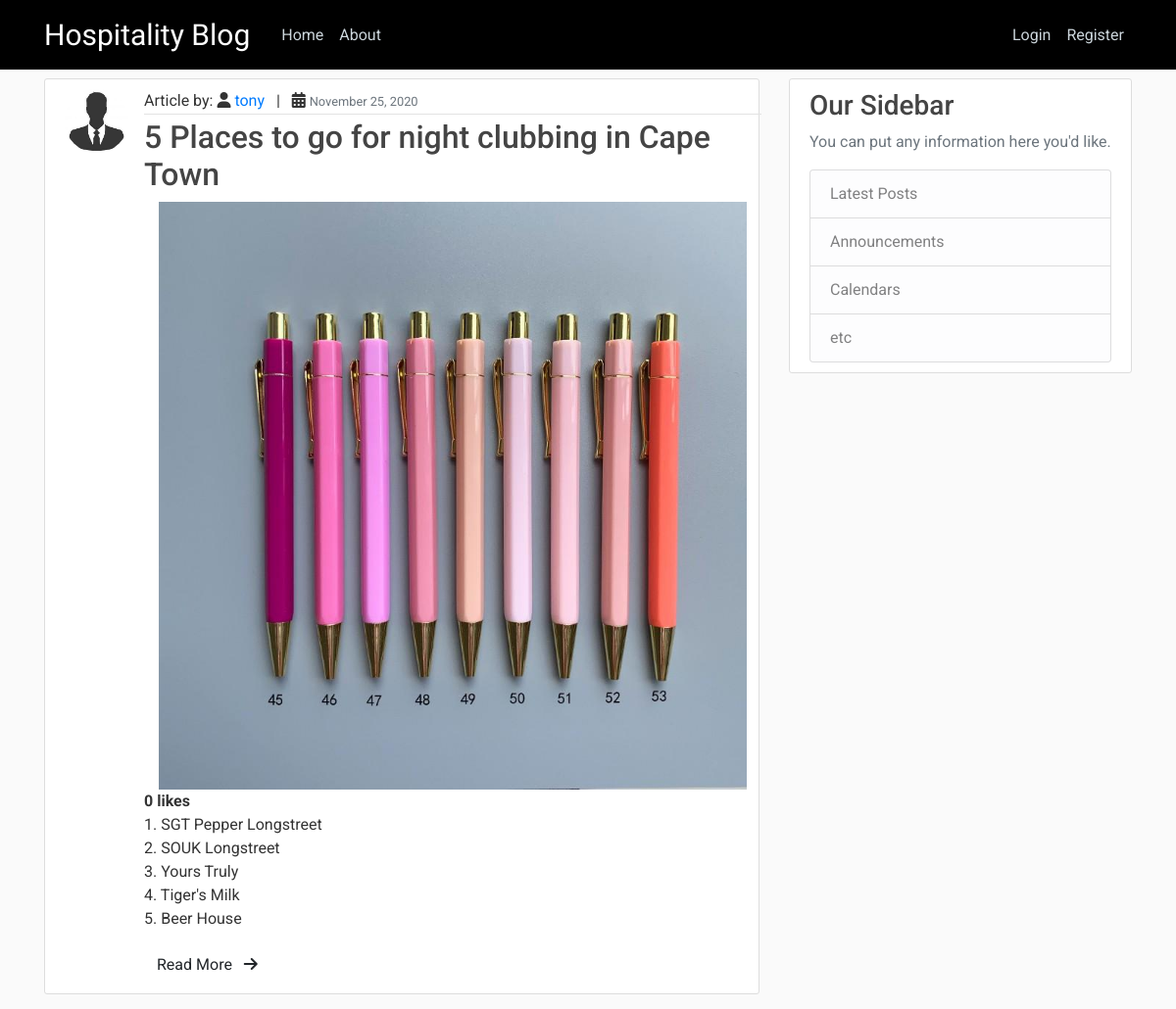
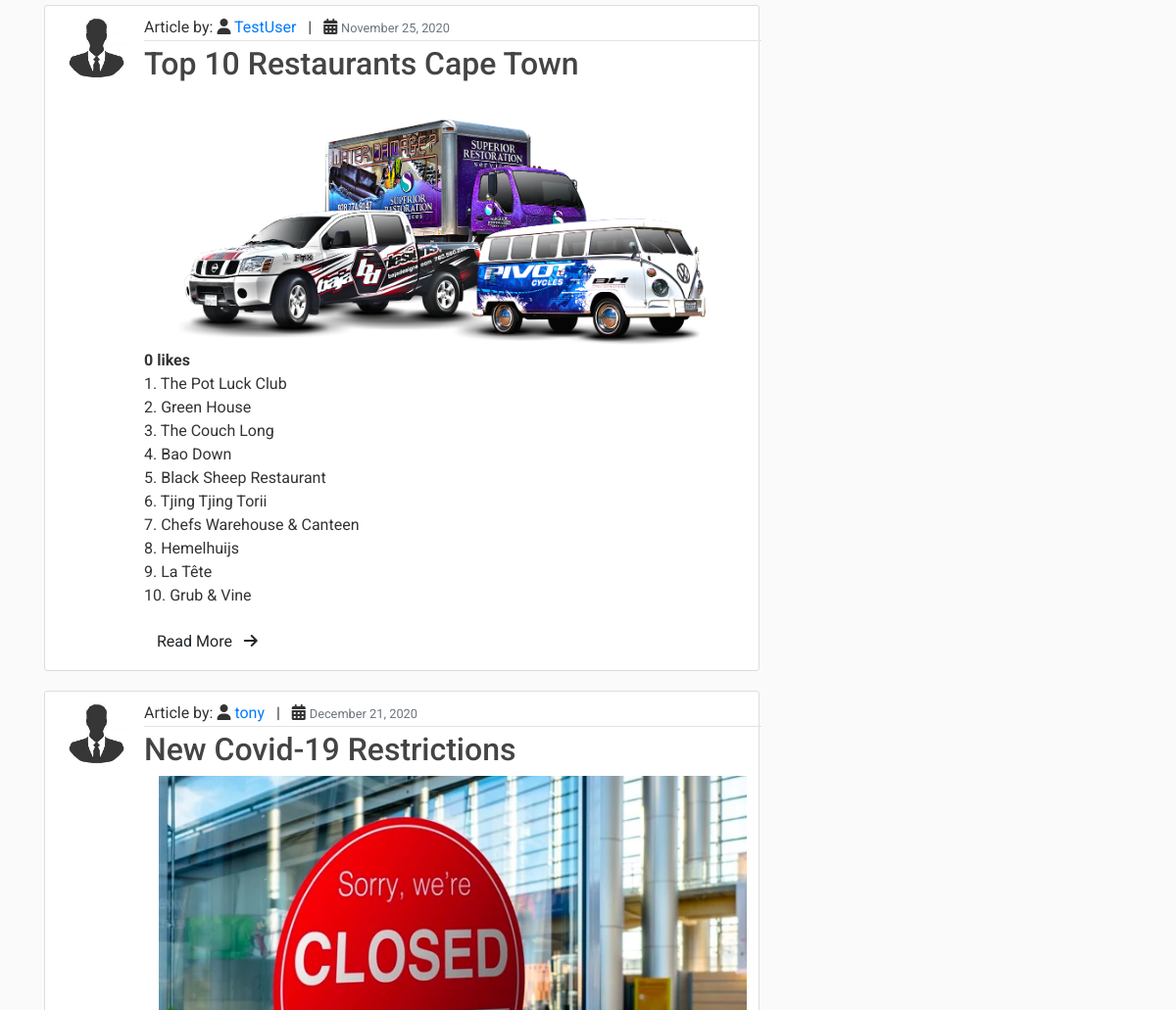
/ (upper part), run on an earlier commit of the app's database (2 pictures, top to bottom).
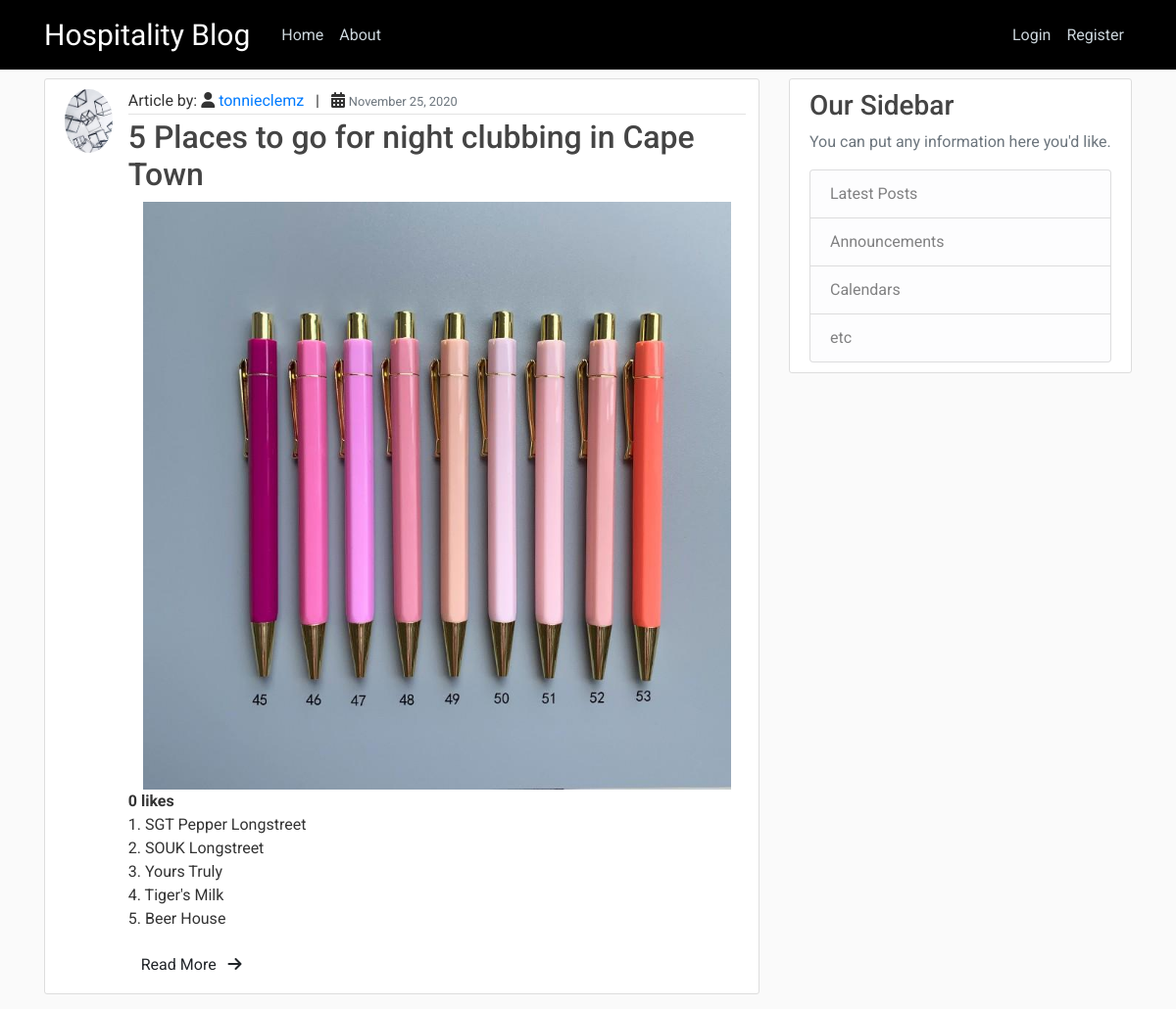
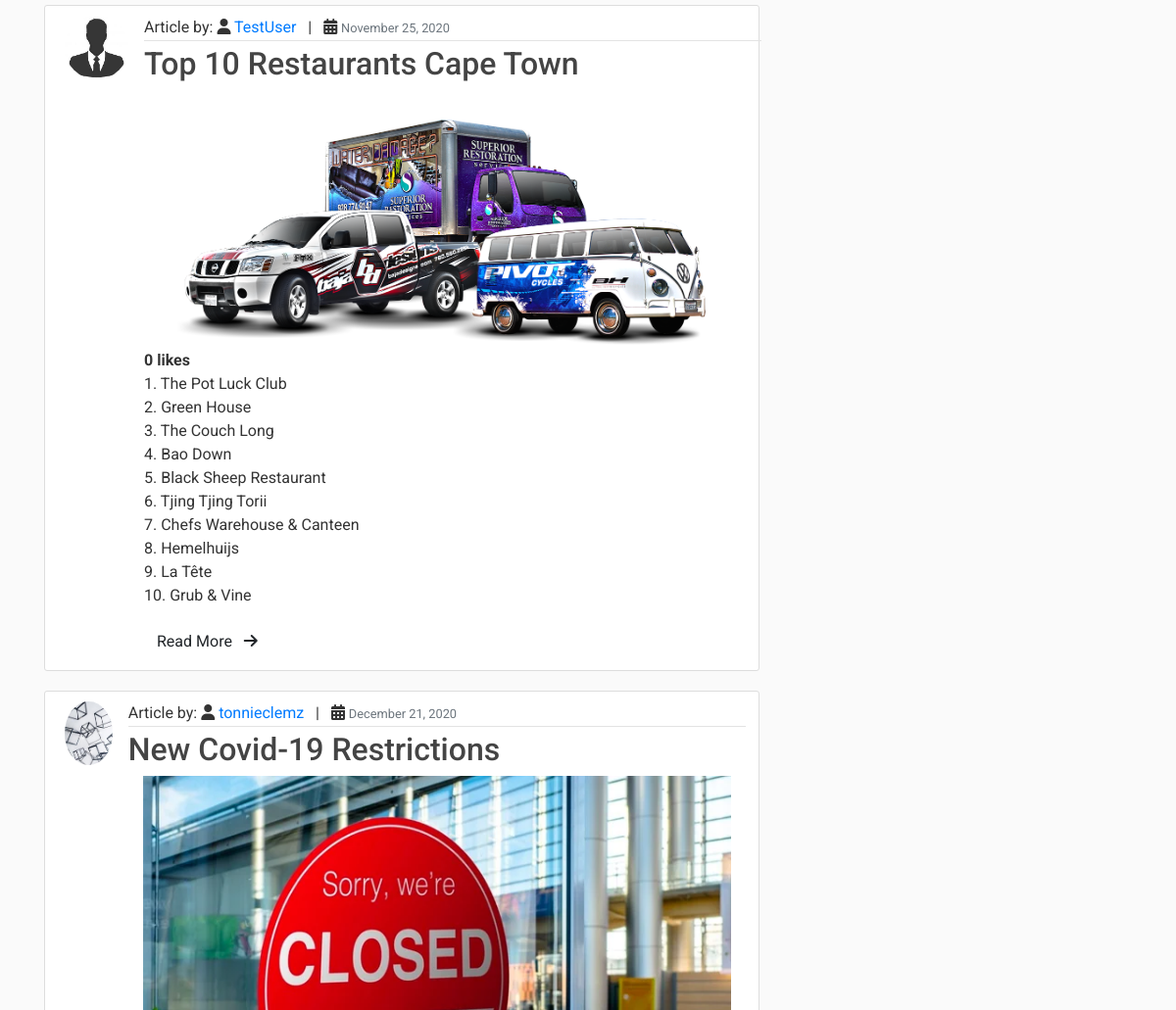
And on a later commit of the database (2 pictures, top to bottom).
### blog/models.py (models this page shows, shortened)
class Post(models.Model):
    title = models.CharField(max_length=100)
    post_image = models.ImageField( upload_to='posts_images')
    content = models.TextField()
    date_posted = models.DateTimeField(default=timezone.now)
    date_updated = models.DateTimeField(default=timezone.now)
    author = models.ForeignKey(User, on_delete=models.CASCADE, related_name='author')
    liked = models.ManyToManyField(User, default=None, blank=True, related_name='liked')

### users/models.py (models this page shows, shortened)
class Profile(models.Model):
    user = models.OneToOneField(User, on_delete=models.CASCADE)
    image = models.ImageField(default='default.jpeg', upload_to='profile_pics')
    date_of_birth = models.DateField(auto_now_add=False, auto_now=False, blank=True)
    location = models.CharField(max_length=50, default='My Location')
    biography = models.CharField(max_length=2000,default='My biography')

### blog/views.py (the view)
# urls.py: path('', views.home, name='blog-home'),
def home(request):
    context = {
        'posts': Post.objects.all(),
        'user' : request.user,
    }
    return render(request, 'blog/home.html', context)

### blog/templates/blog/home.html (shortened to what this page needs)
{% extends "blog/base.html"%}
{% block content %}
    {% for post in posts %}
       <article class="media content-section">
         <img class="rounded-circle article-img" src="{{ post.author.profile.image.url }}" >
          <div class="media-body">
            <div class="article-metadata">
              <span>Article by: <i class="fa fa-user" aria-hidden="true"></i> <a class="mr-2" href="#">{{ post.author }}</a></span> | &nbsp;
              <i class="fa fa-calendar" aria-hidden="true"></i> <small class="text-muted">{{ post.date_posted|date:"F d, Y" }}</small>
            </div>
            <h2><a class="article-title" href="#">{{ post.title }}</a></h2>
            <div class="container post-image">
              <div>
                <img src="{{ post.post_image.url }}" alt="{{ post.title }}" class="img">
              </div>
            </div>
            <strong>{{ post.liked.all.count }} likes</strong>
            <p class="article-content">{{ post.content }}</p>
            <button class="btn post-btn"> Read More &nbsp; <i class="fa fa-arrow-right"></i></button>
          </div>
       </article>
    {% endfor %}
{% endblock content %}

### blog/templates/blog/base.html (shortened to what this page needs)
{% load static %}
<!DOCTYPE html>
<html lang="en">
<head>
    <link rel="stylesheet" href="https://stackpath.bootstrapcdn.com/bootstrap/4.5.0/css/bootstrap.min.css">
    <link rel="stylesheet" href="{% static 'blog/main.css' %}">
</head>
<body>
    <header class="site-header">
      <nav class="navbar navbar-expand-md navbar-dark bg-steel fixed-top">
        <div class="container">
          <a class="navbar-brand mr-4" href="/">Hospitality Blog</a>
          <div class="collapse navbar-collapse" id="navbarToggle">
            <div class="navbar-nav mr-auto">
              <a class="nav-item nav-link" href="{% url 'blog:blog-home' %}">Home</a>
              <a class="nav-item nav-link" href="{% url 'blog:blog-about' %}">About</a>
            </div>
            <div class="navbar-nav">
                {% if user.is_authenticated %}
              <a class="nav-item nav-link" href="{% url 'profile' %}">profile</a>
              <a class="nav-item nav-link" href="{% url 'logout'%}">Logout</a>
                {% else %}
              <a class="nav-item nav-link" href="{% url 'login' %}">Login</a>
              <a class="nav-item nav-link" href="{% url 'register'%}">Register</a>
                {% endif %}
            </div>
          </div>
        </div>
      </nav>
    </header>
    <main role="main" class="container">
      <div class="row">
        <div class="col-md-8">
          {% block content %}{% endblock %}
        </div>
        <div class="col-md-4">
          <div class="content-section">
            <h3>Our Sidebar</h3>
            <p class='text-muted'>You can put any information here you'd like.</p>
              <ul class="list-group">
                <li class="list-group-item list-group-item-light">Latest Posts</li>
                <li class="list-group-item list-group-item-light">Announcements</li>
                <li class="list-group-item list-group-item-light">Calendars</li>
                <li class="list-group-item list-group-item-light">etc</li>
              </ul>
          </div>
        </div>
      </div>
    </main>
</body>
</html>

### blog/static/blog/main.css (style rules this page uses)
body { background: #fafafa; color: #333333; margin-top: 5rem; font-family: 'Roboto', sans-serif; }
h1, h2, h3, h4, h5, h6 { color: #444444; }
ul { margin: 0; }
.bg-steel { background-color: #000000; }
.site-header .navbar-brand { font-family: 'Tangerine', cursive; font-size: 30px; }
.site-header .navbar-nav .nav-link { color: #cbd5db; }
.content-section { background: #ffffff; padding: 10px 20px; border: 1px solid #dddddd; border-radius: 3px; margin-bottom: 20px; }
.article-title { color: #444444; }
.article-content { white-space: pre-line; }
.article-img { height: 65px; width: 65px; margin-right: 16px; }
.article-metadata { padding-bottom: 1px; margin-bottom: 4px; border-bottom: 1px solid #e3e3e3 }
.post-image .img { width: 600px; overflow: hidden; }

What changed in the data, as far as the page shows it:
changed through a linked row, Post "5 Places to go for night clubbing in Cape Town": author.profile.image: picture added in place of a placeholder; author "tony" → "tonnieclemz"
changed through a linked row, Post "New Covid-19 Restrictions": author.profile.image: picture added in place of a placeholder; author "tony" → "tonnieclemz"
